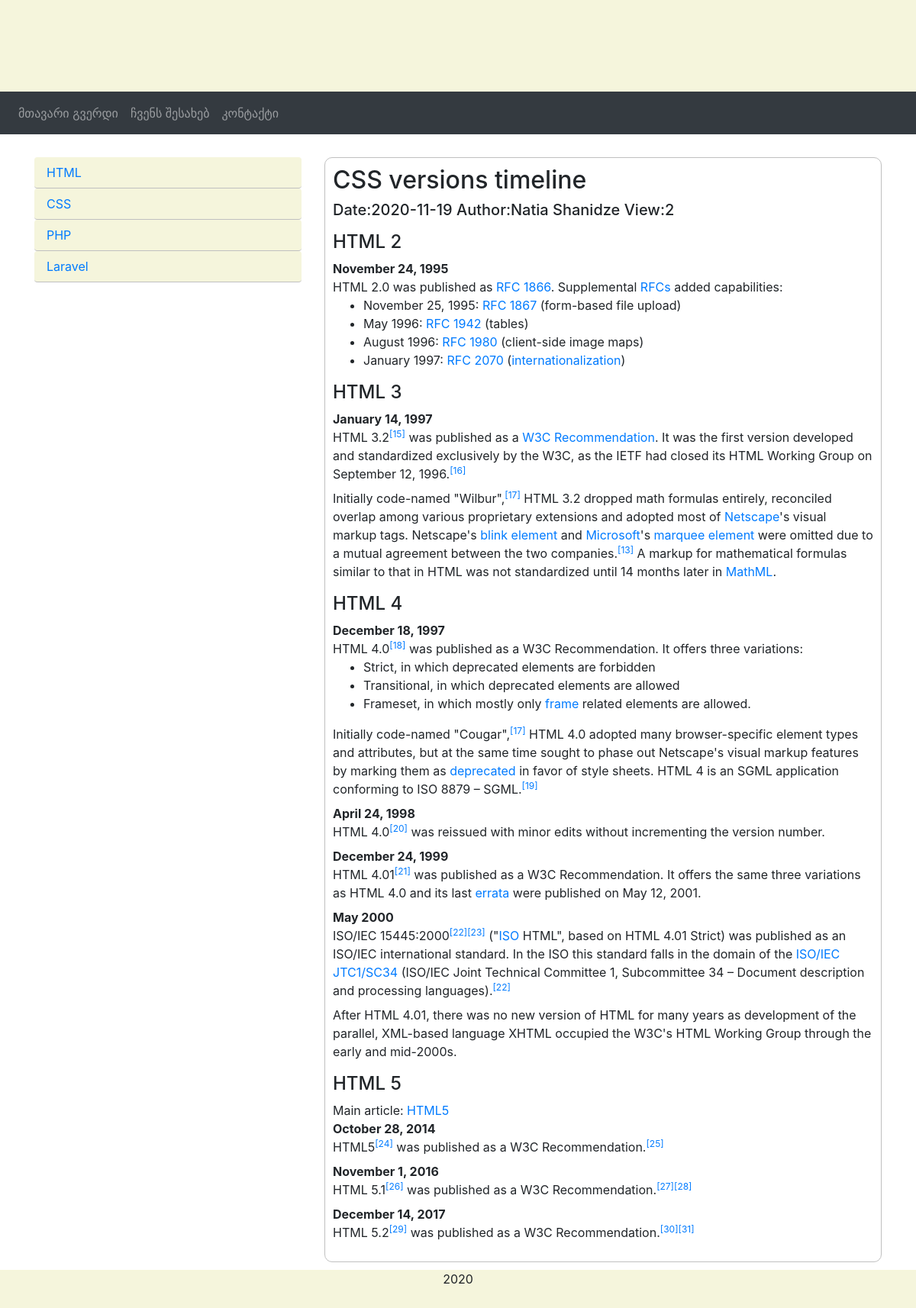
Screenshot of /blog/index.php?article=3 with the database file from the repository.
### tables this page shows
CREATE TABLE `categories` (
  `id` int(6) UNSIGNED NOT NULL,
  `title` varchar(200) NOT NULL,
  `author_id` int(6) UNSIGNED DEFAULT NULL,
  `created_at` timestamp NOT NULL DEFAULT current_timestamp() ON UPDATE current_timestamp()
);

CREATE TABLE `articles` (
  `id` int(6) UNSIGNED NOT NULL,
  `title` varchar(200) NOT NULL,
  `text` text NOT NULL,
  `add_date` date DEFAULT NULL,
  `author_id` int(6) UNSIGNED DEFAULT NULL,
  `view` int(6) DEFAULT NULL,
  `created_at` timestamp NOT NULL DEFAULT current_timestamp() ON UPDATE current_timestamp()
);

CREATE TABLE `users` (
  `id` int(6) UNSIGNED NOT NULL,
  `email` varchar(50) NOT NULL,
  `password` varchar(100) NOT NULL,
  `firstname` varchar(30) DEFAULT NULL,
  `lastname` varchar(30) DEFAULT NULL,
  `birthday` date DEFAULT NULL,
  `ranking` float(2,2) DEFAULT NULL,
  `rule_id` int(6) UNSIGNED DEFAULT NULL,
  `created_at` timestamp NOT NULL DEFAULT current_timestamp() ON UPDATE current_timestamp()
);

### blog/blocks/leftnav.php (the view)
<?php
    $stmt = $pdo->prepare("SELECT id, title FROM categories ORDER BY id");
    $stmt->execute();
    $stmt->setFetchMode(PDO::FETCH_ASSOC);
    $rows = $stmt->fetchAll();
?>
<div class="col-sm-4">
    <ul class="nav nav-pills flex-column nav-left">
        <?php
            foreach ($rows as $row){
        ?>
        <li class="nav-item">
            <a class="nav-link" href="?cat=<?=$row['id']?>"><?=$row['title']?></a>
        </li>
        <?php } ?>
    </ul>
</div>

### blog/blocks/content.php (shortened to what this page needs)
<?php
    if(isset($_GET['cat'])){
        $cat = $_GET['cat'];
        $stmt = $pdo->prepare("SELECT articles.id, articles.title, articles.text, articles.add_date, articles.view,
                                      users.firstname, users.lastname FROM articles
                                INNER JOIN categoriestoarticles ON categoriestoarticles.article_id = articles.id
                                INNER JOIN users ON users.id = articles.author_id
                                WHERE categoriestoarticles.category_id=$cat ORDER BY articles.add_date DESC");
    }else if(isset($_GET['article'])){
        $article = $_GET['article'];
        $stmt = $pdo->prepare("UPDATE articles SET view = view + 1 WHERE id=$article");
        $stmt->execute();
        $stmt = $pdo->prepare("SELECT articles.id, articles.title, articles.text, articles.add_date, articles.view,
                                      users.firstname, users.lastname FROM articles
                                INNER JOIN categoriestoarticles ON categoriestoarticles.article_id = articles.id
                                INNER JOIN users ON users.id = articles.author_id
                                WHERE articles.id=$article");
    }
    $stmt->execute();
    $stmt->setFetchMode(PDO::FETCH_ASSOC);
    $rows = $stmt->fetchAll();
?>
<div class="col-sm-8">
    <?php
     if(!isset($_GET['article'])){
        foreach ($rows as $row){
    ?>
        <div class="article">
            <h2><?=$row['title']?></h2>
            <h5>Date:<?=$row['add_date']?> Author:<?=$row['firstname']?> <?=$row['lastname']?>  View:<?=$row['view']?> </h5>
            <p><?=Strip_tags(substr($row['text'], 0, 900))?> ...</p>
            <p><a href="?article=<?=$row['id']?>">სრულად ნახვა</a></p>
        </div>
    <?php } } else { ?>
         <div class="article">
             <h2><?=$rows[0]['title']?></h2>
             <h5>Date:<?=$rows[0]['add_date']?> Author:<?=$rows[0]['firstname']?> <?=$rows[0]['lastname']?>  View:<?=$rows[0]['view']?> </h5>
             <p><?=$rows[0]['text']?></p>
         </div>
    <?php } ?>
</div>

### blog/sass/style.css (style rules this page uses)
.nav-left a { background-color: beige; border-bottom: solid silver 1px; }
.article { border: solid silver 1px; margin-bottom: 10px; padding: 10px; border-radius: 10px; }

### rows the page displays
categories: title "HTML"
categories: title "CSS"
categories: title "PHP"
categories: title "Laravel"
articles: title "CSS versions timeline", add_date "2020-11-19", author.firstname "Natia", author.lastname "Shanidze", view "2", text "HTML 2 November 24, 1995 HTML 2.0 was published as RFC 1866 . Supplemental RFCs added capabilities: November 25, 1995: RFC 1867 (form-based file upload) May 1996: RFC 1942 (tables) August 1996: RFC 1980 (client-side image maps) January 1997: RFC 2070 ( internationalization ) HTML 3 January 14, 1997 HTML 3.2 [15] was published as a W3C Recommendation . It was the first version developed and standardized exclusively by the W3C, as the IETF had closed its HTML Working Group on September 12, 1996. [16] Initially code-named \"Wilbur\", [17] HTML 3.2 dropped math formulas entirely, reconciled overlap among various proprietary extensions and adopted most of Netscape 's visual markup tags. Netscape's…"
